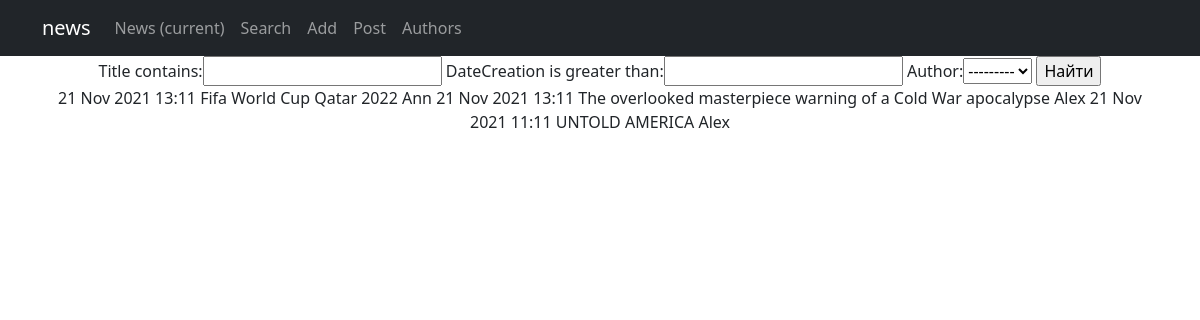
The app's page /news/search/ with its own data.
### news/models.py (models this page shows, shortened)
class Post(models.Model):
    author = models.ForeignKey(Author, on_delete=models.CASCADE)
    NEWS = "NW"
    ARTICLE = "AR"
    CATEGORY_CHOICES = (
        (NEWS, "Новость"),
        (ARTICLE, "Статья")
    )
    categoryType = models.CharField(max_length=2, choices=CATEGORY_CHOICES, default=ARTICLE)
    dateCreation = models.DateTimeField(auto_now_add=True)
    postCategory = models.ManyToManyField(Category, through="PostCategory")
    title = models.CharField(max_length=128)
    text = models.TextField()
    rating = models.SmallIntegerField(default=0)

class Author(models.Model):
    authorUser = models.OneToOneField(User, on_delete=models.CASCADE)
    ratingAuthor = models.SmallIntegerField(default=0)
    def __str__(self):
        return f'{self.authorUser.username}'

### news/views.py (the view)
# urls.py: path('search/', Search.as_view()),
class Search(ListView):
    model = Post
    context_object_name = 'Search'
    template_name = 'news/search.html'
    queryset = Post.objects.all().order_by('-dateCreation')
    def get_context_data(self, **kwargs):
        context = super().get_context_data(**kwargs)
        context['filter'] = PostFilter(self.request.GET, queryset=self.get_queryset())
        return context

### news/templates/news/search.html
{% extends 'flatpages/default.html' %}
{% block content %}
<form method="GET">
    {{ filter.form }}
    <input type="submit" value="Найти">
</form>
{% for Post in filter.qs %}
{{ Post.dateCreation|date:'d M Y H:m' }}
{{ Post.title }}
{{ Post.author }}
{% endfor %}
{% endblock content %}

### news/templates/flatpages/default.html (shortened to what this page needs)
<!DOCTYPE html>
<html lang="en">
    <head>
        {% load static %}
        <link href="{% static 'css/styles.css' %}" rel="stylesheet" />
    </head>
    <body>
        <nav class="navbar navbar-expand-lg navbar-dark bg-dark static-top">
   <div class="container">
       <a class="navbar-brand" href="#">news</a>
       <div class="collapse navbar-collapse" id="navbarResponsive">
           <ul class="navbar-nav ml-auto">
               <li class="nav-item active">
                   <a class="nav-link" href="/news/">News
                       <span class="sr-only">(current)</span>
                   </a>
               </li>
               <li class="nav-item">
                   <a class="nav-link" href="/news/search">Search</a>
               </li>
               <li class="nav-item">
                   <a class="nav-link" href="/news/add">Add</a>
               </li>
               <li class="nav-item">
                   <a class="nav-link" href="/news/post/1/">Post</a>
               </li>
               <li class="nav-item">
                   <a class="nav-link" href="/news/authorlist">Authors</a>
               </li>
           </ul>
       </div>
   </div>
</nav>
        <div class="container">
            <div class="row">
                <div class="col-lg-12 text-center">
                    {% block content %}{% endblock content %}
                </div>
            </div>
        </div>
    </body>
</html>

### records on screen
Post: dateCreation "21 Nov 2021 13:11", title "Fifa World Cup Qatar 2022", author "Ann"
Post: dateCreation "21 Nov 2021 13:11", title "The overlooked masterpiece warning of a Cold War apocalypse", author "Alex"
Post: dateCreation "21 Nov 2021 11:11", title "UNTOLD AMERICA", author "Alex"
